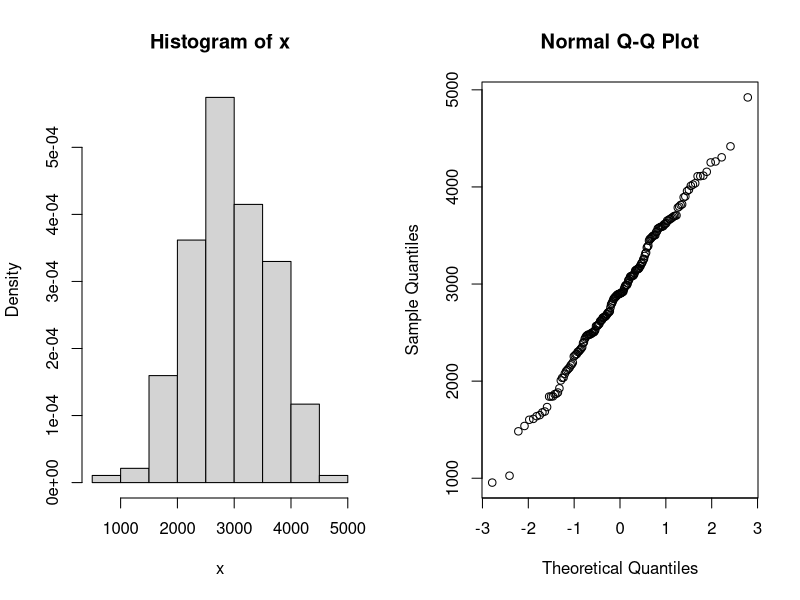
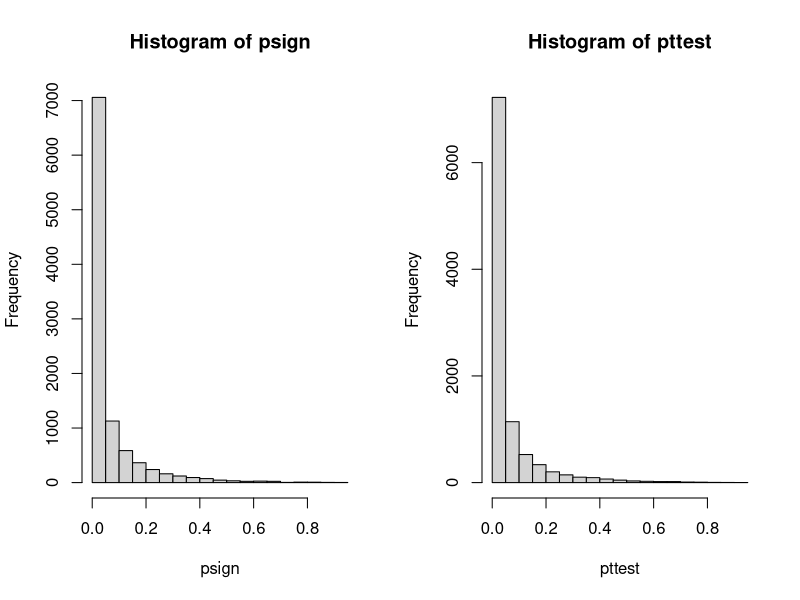
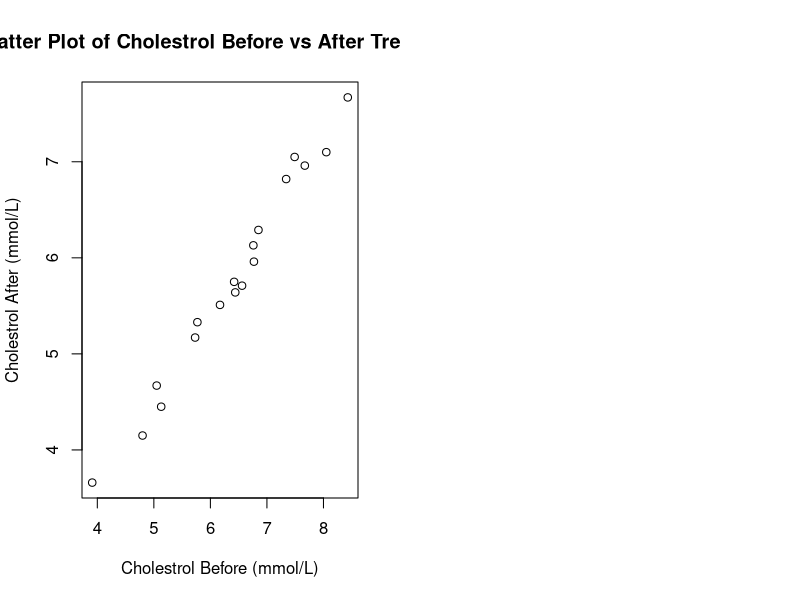
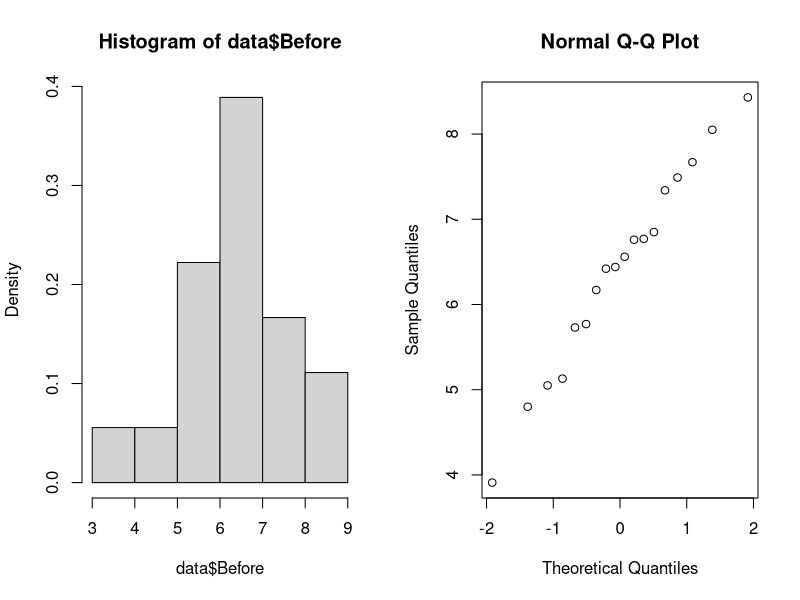
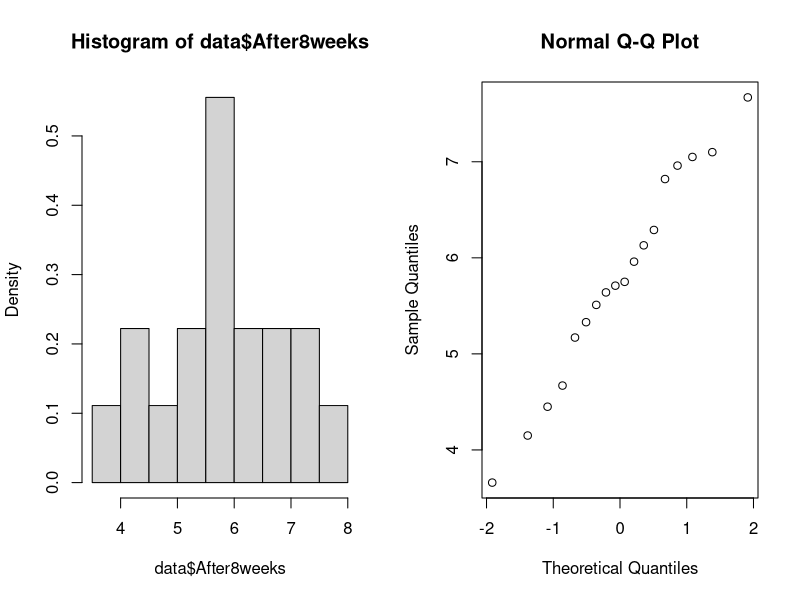

Source code (R) for these figures, in order:
## ---- chunk 1
data = read.table("birthweight.txt", header=T)
par(mfrow=c(1,2))
# use x as alias for the dataset
x = data$birthweight

# checking normality
hist(x, freq=F)
qqnorm(x)
shapiro.test(x)

t.test(x, conf.level=0.96)

# calculate min sample size needed
tval = qt(0.98, length(x))
m = 50
n = (tval * sd(x) / m) ** 2
print(sprintf("min sample size, n = %.2f", n))

## ---- chunk 2
B = 10000
Tstar = numeric(B)
for (i in 1:B){
  # sample with replacement, for a new sample of same length(x)
  Xstar = sample(x, replace=TRUE)
  Tstar[i] = mean(Xstar) 
}

Tstar02 = quantile(Tstar, 0.02)
Tstar04 = quantile(Tstar, 0.98)
print(sprintf("Bootstrap 96%% CI = [%.2f, %.2f]", Tstar02, Tstar04))
## ---- chunk 3
res = t.test(x, mu=2800, alt="g")
res #[[4]]
## ---- chunk 4
res = wilcox.test(x, mu=2800, alt="g")
res
## ---- chunk 5

B = 10000; n = length(x)
psign=numeric(B) ## will contain p-values of sign test
pttest=numeric(B) ## will contain p-values of t-test
for(i in 1:B) {
  y = rnorm(n, mean=mean(x),sd=sd(x)) ## generate data under H1 with mu=0.5
  mu = 2800
  pttest[i] = t.test(y, mu=mu, alternative="greater")[[3]] ## extract p-value
  psign[i] = wilcox.test(y, mu=mu, alt="g")[[3]]
  #psign[i] = binom.test(sum(x>0),n,p=0.5)[[3]]
} ## extract p-value
sum(psign<0.05) / B
sum(pttest<0.05) / B
hist(psign)
hist(pttest)

## ---- chunk 6
pnorm(2600, mean = mean(x), sd=sd(x))
df = length(x) - 1
sd(x)
mean(x)

tval = (2600 - mean(x)) / sd(x)
tval
pt(-0.449, df=df)
  #qt(0.98, length(x))

## ---- chunk 7
data = read.table("cholesterol.txt", header=T)

plot(data$Before, data$After8weeks, main="Scatter Plot of Cholestrol Before vs After Treatment", xlab="Cholestrol Before (mmol/L)", ylab="Cholestrol After (mmol/L)")

# checking normality:
par(mfrow=c(1,2))
hist(data$Before, freq=F)
qqnorm(data$Before)
shapiro.test(data$Before)

hist(data$After8weeks, freq=F)
qqnorm(data$After8weeks)
shapiro.test(data$After8weeks)
## ---- chunk 8
# TODO: use Pearsons' correlation test here

## ---- chunk 9

## ---- chunk 10

## ---- chunk 11

## ---- chunk 12

## ---- chunk 13
data = read.table("diet.txt", header=T)
#data
## ---- chunk 14
library(MASS)
data = npk
#data
